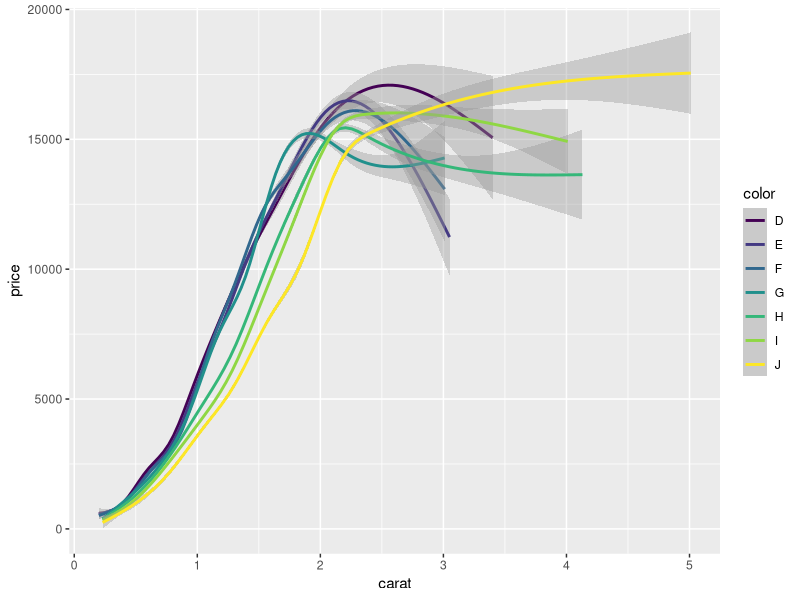
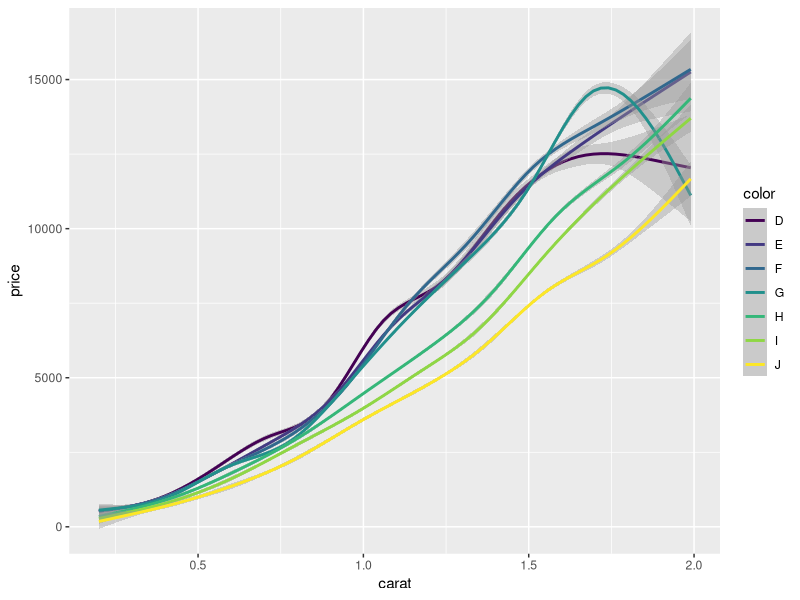

The R source for these figures, in order: (Note: this script raises an error after producing the figures.)
## ---- chunk 1
library("ggplot2")
library("plyr")
library("dplyr")
library("tidyr")
options(digits = 2, width = 60)
## ---- chunk 2
nmissing <- function(x) sum(is.na(x))
nmissing(msleep$name)
nmissing(msleep$brainwt)

nmissing_df <- colwise(nmissing)
nmissing_df(msleep)
# This is shorthand for the previous two steps
colwise(nmissing)(msleep)
## ---- chunk 3
msleep2 <- msleep[, -6] # Remove a column to save space
numcolwise(median)(msleep2, na.rm = T)
numcolwise(quantile)(msleep2, na.rm = T)
numcolwise(quantile)(msleep2, probs = c(0.25, 0.75), 
                     na.rm = T)
## ---- chunk 4
ddply(msleep2, .(vore), numcolwise(median), na.rm = T)
ddply(msleep2, .(vore), numcolwise(mean), na.rm = T)
## ---- chunk 5
my_summary <- function(df) {
  with(df, data.frame(
    pc_cor = cor(price, carat, method = "spearman"),
    lpc_cor = cor(log(price), log(carat))
    ))
}
ddply(diamonds, .(cut), my_summary)
ddply(diamonds, .(color), my_summary)
## ---- chunk 6
qplot(carat, price, data = diamonds, geom = "smooth", 
  colour = color)
dense <- subset(diamonds, carat < 2)
qplot(carat, price, data = dense, geom = "smooth", 
  colour = color,  fullrange = TRUE)
## ---- chunk 7
mod <- gam(price ~ s(carat, bs = "cs") + color, data = dense)
grid <- with(diamonds, expand.grid(
  carat = seq(0.2, 2, length = 50),
  color = levels(color)
))
grid$pred <- predict(mod, grid)
qplot(carat, pred, data = grid, colour = color, geom = "line")
## ---- chunk 8
em <- tidyr::gather(economics, variable, value, -date)
xtable(head(em), caption = "Economics data in wide, left, and long, right, formats. The data stored in each table is equivalent, just the arrangement is different. It it easy to use the wider format with \\texttt{ggplot} to produce a line for each variable.", label = "melt")
## ---- chunk 9
qplot(date, uempmed, data = economics, geom = "line")
qplot(date, unemploy, data = economics, geom = "line")
qplot(unemploy, uempmed, data = economics) + geom_smooth()
## ---- chunk 10
range01 <- function(x) {
  rng <- range(x, na.rm = TRUE)
  (x - rng[1]) / diff(rng)
}
emp2 <- ddply(emp, .(variable), transform, value = range01(value))
qplot(date, value, data = emp2, geom = "line", 
  colour = variable, linetype = variable)
qplot(date, value, data = emp, geom = "line") + 
  facet_grid(variable ~ ., scales = "free_y")
## ---- chunk 11
popular <- subset(movies, votes > 1e4)
ratings <- popular[, 7:16]
ratings$.row <- rownames(ratings)
molten <- tidyr::gather(ratings, variable, value, -.row)
## ---- chunk 12
pcp <- ggplot(molten, aes(variable, value, group = .row))
pcp + geom_line()
pcp + geom_line(alpha = 1 / 20)
jit <- position_jitter(width = 0.25, height = 2.5)
pcp + geom_line(position = jit)
pcp + geom_line(alpha = 1 / 20, position = jit)
## ---- chunk 13
cl <- kmeans(ratings[1:10], 6)
ratings$cluster <- reorder(factor(cl$cluster), popular$rating)
levels(ratings$cluster) <- seq_along(levels(ratings$cluster))
molten <- tidyr::gather(ratings, variable, value, r1:r10)
## ---- chunk 14
pcp_cl <- ggplot(molten, 
  aes(variable, value, group = .row, colour = cluster)) 
pcp_cl + geom_line(position = jit, alpha = 1/5)
pcp_cl + stat_summary(aes(group = cluster), fun.y = mean, 
  geom = "line")
## ---- chunk 15
pcp_cl + geom_line(position = jit, alpha = 1/5) +
  facet_wrap(~ cluster)
## ---- chunk 16
qplot(displ, cty, data = mpg) + geom_smooth(method = "lm")
mpgmod <- lm(cty ~ displ, data = mpg)
## ---- chunk 17
mod <- lm(cty ~ displ, data = mpg)
basic <- ggplot(mod, aes(.fitted, .resid)) +
  geom_hline(yintercept = 0, colour = "grey50", size = 0.5) + 
  geom_point() + 
  geom_smooth(size = 0.5, se = F)
basic
basic + aes(y = .stdresid)
basic + aes(size = .cooksd) + scale_size_area("Cook's distance")
## ---- chunk 18
full <- basic %+% fortify(mod, mpg)
full + aes(colour = factor(cyl))
full + aes(displ, colour = factor(cyl))
